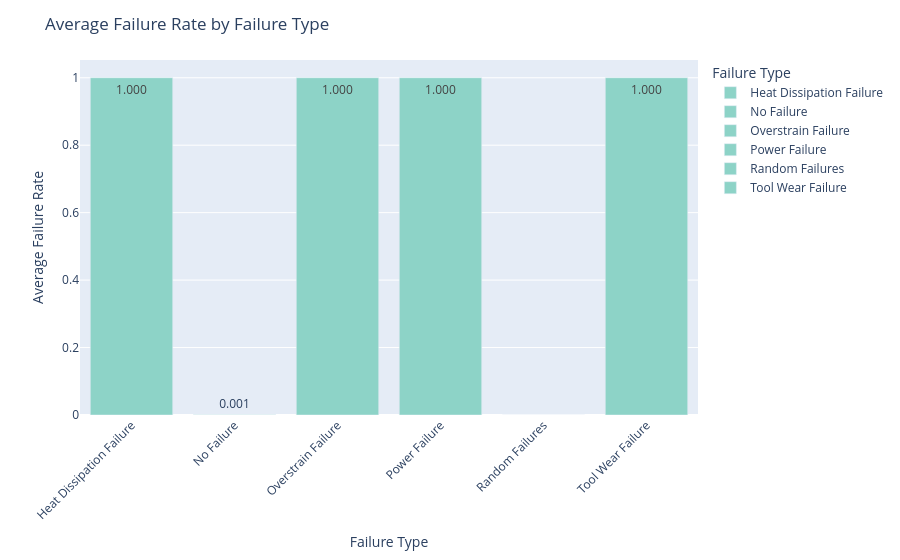

Source (notebook cell):
### Code cell
failure_avg = (
    df.groupby('Failure Type')['Target']
    .mean()
    .reset_index()
)

fig = px.bar(
    failure_avg,
    x='Failure Type',
    y='Target',
    color='Failure Type',
    text_auto='.3f'  # show values up to 3 decimals
)

fig.update_traces(marker=dict(
    color=px.colors.qualitative.Set3
))

fig.update_layout(
    title='Average Failure Rate by Failure Type',
    xaxis_title='Failure Type',
    yaxis_title='Average Failure Rate',
    legend_title='Failure Type',
    xaxis_tickangle=-45
)

fig.show()

### Figure 1 — Plotly figure (JSON) as saved in the notebook; plotly's stock layout.template omitted (floating-point values rounded to 4 significant figures)
{"data": [{"hovertemplate": "Failure Type=%{x}<br>Target=%{y}<extra></extra>", "legendgroup": "Heat Dissipation Failure", "marker": {"color": ["rgb(141,211,199)", "rgb(255,255,179)", "rgb(190,186,218)", "rgb(251,128,114)", "rgb(128,177,211)", "rgb(253,180,98)", "rgb(179,222,105)", "rgb(252,205,229)", "rgb(217,217,217)", "rgb(188,128,189)", "rgb(204,235,197)", "rgb(255,237,111)"], "pattern": {"shape": ""}}, "name": "Heat Dissipation Failure", "orientation": "v", "showlegend": true, "textposition": "auto", "texttemplate": "%{y:.3f}", "type": "bar", "x": ["Heat Dissipation Failure"], "xaxis": "x", "y": [1.0], "yaxis": "y"}, {"hovertemplate": "Failure Type=%{x}<br>Target=%{y}<extra></extra>", "legendgroup": "No Failure", "marker": {"color": ["rgb(141,211,199)", "rgb(255,255,179)", "rgb(190,186,218)", "rgb(251,128,114)", "rgb(128,177,211)", "rgb(253,180,98)", "rgb(179,222,105)", "rgb(252,205,229)", "rgb(217,217,217)", "rgb(188,128,189)", "rgb(204,235,197)", "rgb(255,237,111)"], "pattern": {"shape": ""}}, "name": "No Failure", "orientation": "v", "showlegend": true, "textposition": "auto", "texttemplate": "%{y:.3f}", "type": "bar", "x": ["No Failure"], "xaxis": "x", "y": [0.0009324], "yaxis": "y"}, {"hovertemplate": "Failure Type=%{x}<br>Target=%{y}<extra></extra>", "legendgroup": "Overstrain Failure", "marker": {"color": ["rgb(141,211,199)", "rgb(255,255,179)", "rgb(190,186,218)", "rgb(251,128,114)", "rgb(128,177,211)", "rgb(253,180,98)", "rgb(179,222,105)", "rgb(252,205,229)", "rgb(217,217,217)", "rgb(188,128,189)", "rgb(204,235,197)", "rgb(255,237,111)"], "pattern": {"shape": ""}}, "name": "Overstrain Failure", "orientation": "v", "showlegend": true, "textposition": "auto", "texttemplate": "%{y:.3f}", "type": "bar", "x": ["Overstrain Failure"], "xaxis": "x", "y": [1.0], "yaxis": "y"}, {"hovertemplate": "Failure Type=%{x}<br>Target=%{y}<extra></extra>", "legendgroup": "Power Failure", "marker": {"color": ["rgb(141,211,199)", "rgb(255,255,179)", "rgb(190,186,218)", "rgb(251,128,114)", "rgb(128,177,211)", "rgb(253,180,98)", "rgb(179,222,105)", "rgb(252,205,229)", "rgb(217,217,217)", "rgb(188,128,189)", "rgb(204,235,197)", "rgb(255,237,111)"], "pattern": {"shape": ""}}, "name": "Power Failure", "orientation": "v", "showlegend": true, "textposition": "auto", "texttemplate": "%{y:.3f}", "type": "bar", "x": ["Power Failure"], "xaxis": "x", "y": [1.0], "yaxis": "y"}, {"hovertemplate": "Failure Type=%{x}<br>Target=%{y}<extra></extra>", "legendgroup": "Random Failures", "marker": {"color": ["rgb(141,211,199)", "rgb(255,255,179)", "rgb(190,186,218)", "rgb(251,128,114)", "rgb(128,177,211)", "rgb(253,180,98)", "rgb(179,222,105)", "rgb(252,205,229)", "rgb(217,217,217)", "rgb(188,128,189)", "rgb(204,235,197)", "rgb(255,237,111)"], "pattern": {"shape": ""}}, "name": "Random Failures", "orientation": "v", "showlegend": true, "textposition": "auto", "texttemplate": "%{y:.3f}", "type": "bar", "x": ["Random Failures"], "xaxis": "x", "y": [0.0], "yaxis": "y"}, {"hovertemplate": "Failure Type=%{x}<br>Target=%{y}<extra></extra>", "legendgroup": "Tool Wear Failure", "marker": {"color": ["rgb(141,211,199)", "rgb(255,255,179)", "rgb(190,186,218)", "rgb(251,128,114)", "rgb(128,177,211)", "rgb(253,180,98)", "rgb(179,222,105)", "rgb(252,205,229)", "rgb(217,217,217)", "rgb(188,128,189)", "rgb(204,235,197)", "rgb(255,237,111)"], "pattern": {"shape": ""}}, "name": "Tool Wear Failure", "orientation": "v", "showlegend": true, "textposition": "auto", "texttemplate": "%{y:.3f}", "type": "bar", "x": ["Tool Wear Failure"], "xaxis": "x", "y": [1.0], "yaxis": "y"}], "layout": {"barmode": "relative", "legend": {"title": {"text": "Failure Type"}, "tracegroupgap": 0}, "margin": {"t": 60}, "title": {"text": "Average Failure Rate by Failure Type"}, "xaxis": {"anchor": "y", "categoryarray": ["Heat Dissipation Failure", "No Failure", "Overstrain Failure", "Power Failure", "Random Failures", "Tool Wear Failure"], "categoryorder": "array", "domain": [0, 1], "tickangle": -45, "title": {"text": "Failure Type"}}, "yaxis": {"anchor": "x", "domain": [0, 1], "title": {"text": "Average Failure Rate"}}}}
